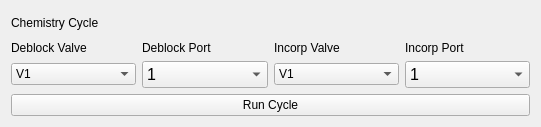
      <widget class="QWidget" name="layoutWidget">
       <property name="geometry">
        <rect>
         <x>10</x>
         <y>280</y>
         <width>541</width>
         <height>127</height>
        </rect>
       </property>
       <layout class="QVBoxLayout" name="verticalLayout_10">
        <item>
         <widget class="QLabel" name="Sbscyclelabel">
          <property name="text">
           <string>Chemistry Cycle</string>
          </property>
         </widget>
        </item>
        <item>
         <layout class="QGridLayout" name="gridLayout_2">
          <item row="0" column="0">
           <widget class="QLabel" name="Sbscycledeblocklabel">
            <property name="text">
             <string>Deblock Valve</string>
            </property>
           </widget>
          </item>
          <item row="0" column="1">
           <widget class="QLabel" name="Sbscycledeblocklabel_2">
            <property name="text">
             <string>Deblock Port</string>
            </property>
           </widget>
          </item>
          <item row="0" column="2">
           <widget class="QLabel" name="Sbs">
            <property name="text">
             <string>Incorp Valve</string>
            </property>
           </widget>
          </item>
          <item row="0" column="3">
           <widget class="QLabel" name="Sbs_2">
            <property name="text">
             <string>Incorp Port</string>
            </property>
           </widget>
          </item>
          <item row="1" column="0">
           <widget class="QComboBox" name="SBSCycleDeblockValve">
            <item>
             <property name="text">
              <string>V1</string>
             </property>
            </item>
            <item>
             <property name="text">
              <string>V2</string>
             </property>
            </item>
            <item>
             <property name="text">
              <string>V3</string>
             </property>
            </item>
           </widget>
          </item>
          <item row="1" column="1">
           <widget class="QComboBox" name="Port_4">
            <property name="font">
             <font>
              <pointsize>12</pointsize>
             </font>
            </property>
            <item>
             <property name="text">
              <string>1</string>
             </property>
            </item>
            <item>
             <property name="text">
              <string>2</string>
             </property>
            </item>
            <item>
             <property name="text">
              <string>3</string>
             </property>
            </item>
            <item>
             <property name="text">
              <string>4</string>
             </property>
            </item>
            <item>
             <property name="text">
              <string>5</string>
             </property>
            </item>
            <item>
             <property name="text">
              <string>6</string>
             </property>
            </item>
            <item>
             <property name="text">
              <string>7</string>
             </property>
            </item>
            <item>
             <property name="text">
              <string>8</string>
             </property>
            </item>
           </widget>
          </item>
          <item row="1" column="2">
           <widget class="QComboBox" name="SBSCycleIncorpValve">
            <item>
             <property name="text">
              <string>V1</string>
             </property>
            </item>
            <item>
             <property name="text">
              <string>V2</string>
             </property>
            </item>
            <item>
             <property name="text">
              <string>V3</string>
             </property>
            </item>
           </widget>
          </item>
          <item row="1" column="3">
           <widget class="QComboBox" name="Port_5">
            <property name="font">
             <font>
              <pointsize>12</pointsize>
             </font>
            </property>
            <item>
             <property name="text">
              <string>1</string>
             </property>
            </item>
            <item>
             <property name="text">
              <string>2</string>
             </property>
            </item>
            <item>
             <property name="text">
              <string>3</string>
             </property>
            </item>
            <item>
             <property name="text">
              <string>4</string>
             </property>
            </item>
            <item>
             <property name="text">
              <string>5</string>
             </property>
            </item>
            <item>
             <property name="text">
              <string>6</string>
             </property>
            </item>
            <item>
             <property name="text">
              <string>7</string>
             </property>
            </item>
            <item>
             <property name="text">
              <string>8</string>
             </property>
            </item>
           </widget>
          </item>
         </layout>
        </item>
        <item>
         <widget class="QPushButton" name="SBSCycleRun">
          <property name="text">
           <string>Run Cycle</string>
          </property>
         </widget>
        </item>
       </layout>
      </widget>
